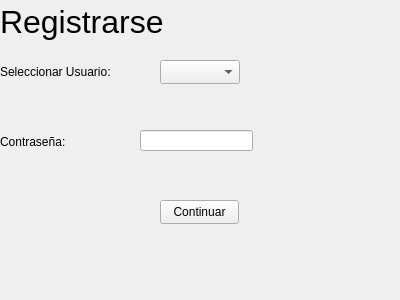
<?xml version="1.0" encoding="UTF-8"?>
<ui version="4.0">
 <class>Form</class>
 <widget class="QWidget" name="Form">
  <property name="geometry">
   <rect>
    <x>0</x>
    <y>0</y>
    <width>400</width>
    <height>300</height>
   </rect>
  </property>
  <property name="windowTitle">
   <string>Form</string>
  </property>
  <widget class="QLabel" name="label">
   <property name="geometry">
    <rect>
     <x>0</x>
     <y>0</y>
     <width>382</width>
     <height>43</height>
    </rect>
   </property>
   <property name="font">
    <font>
     <pointsize>24</pointsize>
    </font>
   </property>
   <property name="layoutDirection">
    <enum>Qt::LayoutDirection::LeftToRight</enum>
   </property>
   <property name="text">
    <string>Registrarse</string>
   </property>
  </widget>
  <widget class="QLabel" name="label_3">
   <property name="geometry">
    <rect>
     <x>0</x>
     <y>50</y>
     <width>111</width>
     <height>43</height>
    </rect>
   </property>
   <property name="font">
    <font>
     <pointsize>9</pointsize>
    </font>
   </property>
   <property name="layoutDirection">
    <enum>Qt::LayoutDirection::LeftToRight</enum>
   </property>
   <property name="text">
    <string>Seleccionar Usuario:</string>
   </property>
  </widget>
  <widget class="QComboBox" name="comboBox">
   <property name="geometry">
    <rect>
     <x>160</x>
     <y>60</y>
     <width>80</width>
     <height>24</height>
    </rect>
   </property>
   <item>
    <property name="text">
     <string/>
    </property>
   </item>
   <item>
    <property name="text">
     <string/>
    </property>
   </item>
   <item>
    <property name="text">
     <string/>
    </property>
   </item>
   <item>
    <property name="text">
     <string/>
    </property>
   </item>
   <item>
    <property name="text">
     <string/>
    </property>
   </item>
  </widget>
  <widget class="QLabel" name="label_4">
   <property name="geometry">
    <rect>
     <x>0</x>
     <y>120</y>
     <width>111</width>
     <height>43</height>
    </rect>
   </property>
   <property name="font">
    <font>
     <pointsize>9</pointsize>
    </font>
   </property>
   <property name="layoutDirection">
    <enum>Qt::LayoutDirection::LeftToRight</enum>
   </property>
   <property name="text">
    <string>Contraseña:</string>
   </property>
  </widget>
  <widget class="QLineEdit" name="lineEdit">
   <property name="geometry">
    <rect>
     <x>140</x>
     <y>130</y>
     <width>113</width>
     <height>21</height>
    </rect>
   </property>
  </widget>
  <widget class="QPushButton" name="pushButton_2">
   <property name="geometry">
    <rect>
     <x>160</x>
     <y>200</y>
     <width>79</width>
     <height>24</height>
    </rect>
   </property>
   <property name="text">
    <string>Continuar</string>
   </property>
  </widget>
 </widget>
 <resources/>
 <connections/>
</ui>
